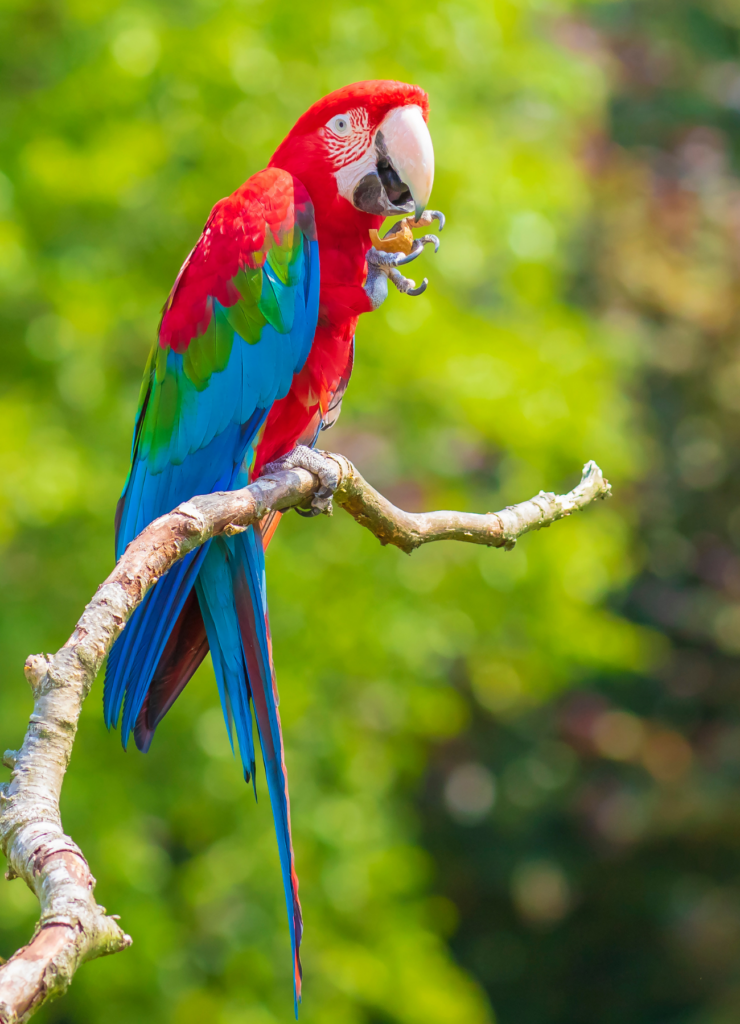
#> input picture image.png, 740 x 1024 px, found by its file name
$ python task1.py
#> lines starting #> are read from the running program, lines starting #| are printed output that depends on the picture
import cv2
import numpy as np
import matplotlib.pyplot as plt

img = cv2.imread("C:/Users/Miras/Desktop/dev/ComputerVision/image.png")
#> img is the input picture: shape (1024, 740, 3); mean B, G, R 49.9, 131.5, 116.7
img_rgb = cv2.cvtColor(img, cv2.COLOR_BGR2RGB)
img_resized = cv2.resize(img_rgb, (256, 256))
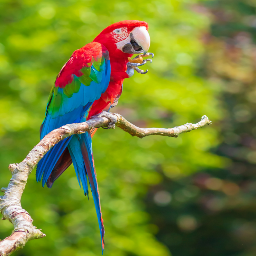
#> img_resized: shape (256, 256, 3); mean R, G, B 116.7, 131.5, 49.9

# Translation
dx, dy = 28, 34
M_translate = np.float32([
    [1, 0, dx],
    [0, 1, dy]
])

img_translated = cv2.warpAffine(
    img_resized,
    M_translate,
    (256, 256)
)
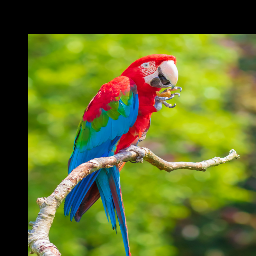
#> img_translated: shape (256, 256, 3); mean R, G, B 96.4, 108.3, 40.1

# 4. Rotation
center = (128, 128)  # center of the image
angle = 18
scale = 1.0

M_rotate = cv2.getRotationMatrix2D(center, angle, scale)

img_rotated = cv2.warpAffine(
    img_translated,
    M_rotate,
    (256, 256)
)
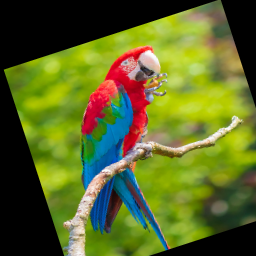
#> img_rotated: shape (256, 256, 3); mean R, G, B 92.1, 103.6, 37.4

# 5. Display results
plt.figure(figsize=(12, 4))

plt.subplot(1, 3, 1)
plt.imshow(img_resized)
plt.title("Original (Resized)")
plt.axis("off")

plt.subplot(1, 3, 2)
plt.imshow(img_translated)
plt.title("Translated")
plt.axis("off")

plt.subplot(1, 3, 3)
plt.imshow(img_rotated)
plt.title("Translated + Rotated")
plt.axis("off")

plt.show()
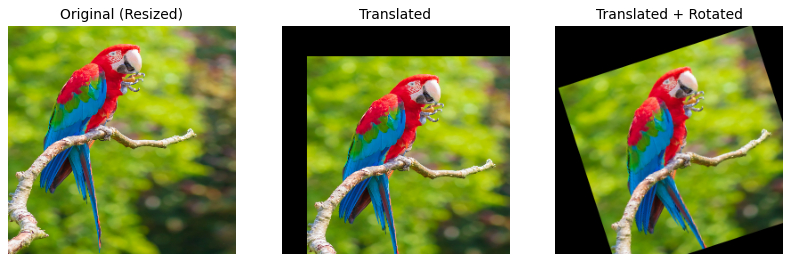
#> figure drawn by matplotlib, 3 panels
